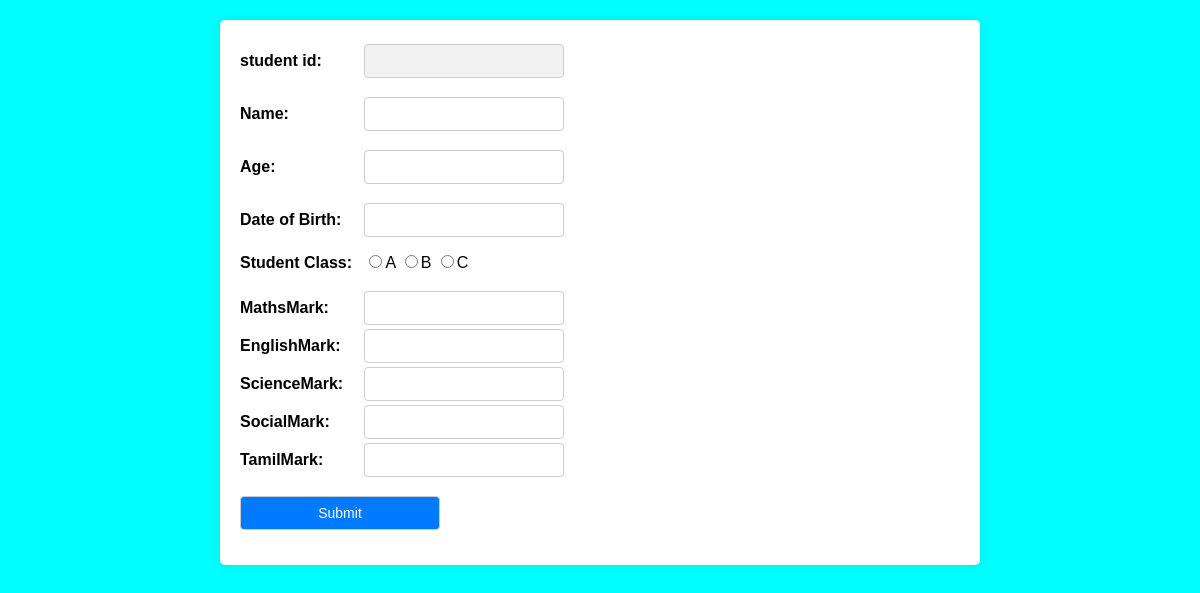
Before: /student/2/update with the older database file.
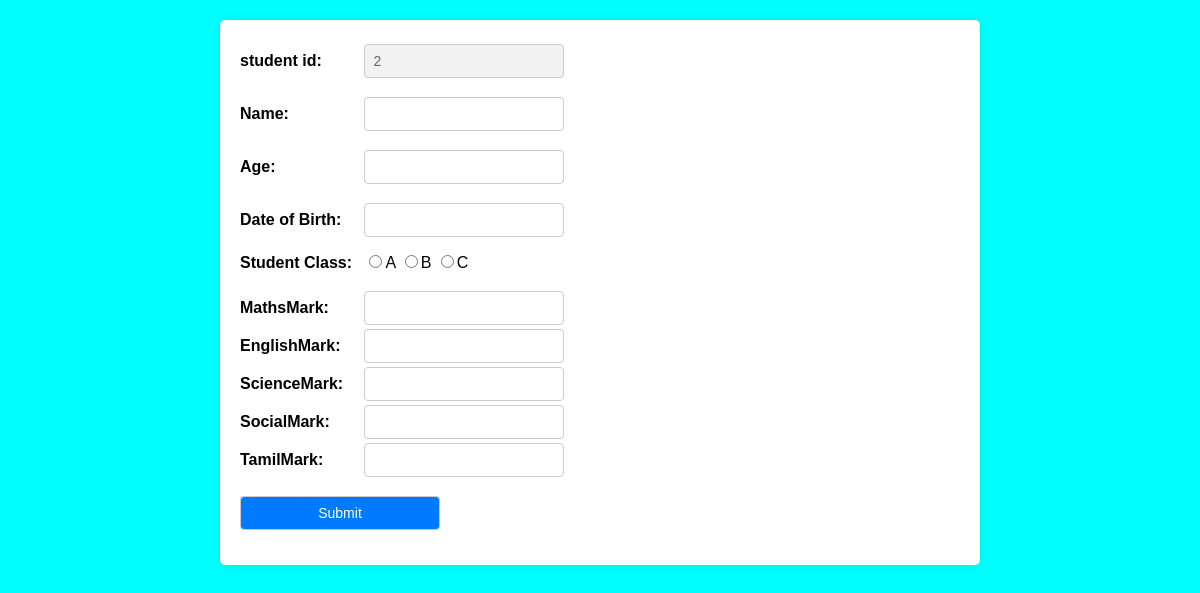
After: the same page with the newer database file.
### main.py (models this page shows, shortened)
class Student(db.Model):
  __tablename__ = 'Student'
  student_id = db.Column(db.Integer(), autoincrement=True, primary_key=True)
  full_name = db.Column(db.String(50))
  age = db.Column(db.Integer)
  dateofbirth = db.Column(db.String(50))
  stuclass = db.Column(db.String(50))
  percentage = db.Column(db.Integer)
  grade=db.Column(db.String(50))

### main.py (the view, shortened to what this page needs)
@app.route("/student/<int:student_id>/update",methods=["GET","POST"])
def update(student_id):
  if request.method == "GET":
    student=Student.query.filter_by(student_id=student_id).first()
    return render_template("update.html",student=student)

### templates/update.html (shortened to what this page needs)
<!DOCTYPE html>
<html>
  <head>
</head>
  <body>
    <form action="/student/{{student['student_id']}}/update" method="POST" id="create-form">
      <div>
        <label>student id:</label>
        <input type="text" name="sid" value="{{student['student_id']}}"  disabled />
      </div>
      <div>
        <label>Name:</label>
        <input type="text" name="name" required />
      </div>
      <div>
        <label>Age:</label>
        <input type="text" name="age" />
      </div>
      <div>
        <label>Date of Birth:</label>
        <input type="text" name="dob" />
      </div>
      <div>
        <label>Student Class:</label>
        <input type="radio"  name="stuclass" value="A">A
        <input type="radio"  name="stuclass" value="B">B
        <input type="radio"  name="stuclass" value="C">C
      </div>
      <div>
        <label>MathsMark:</label>
        <input type="number" name="maths"  /><br>
        <label>EnglishMark:</label>
        <input type="number" name="english"  /><br>
        <label>ScienceMark:</label>
        <input type="number" name="science" /><br>
        <label>SocialMark:</label>
        <input type="number" name="social" /><br>
        <label>TamilMark:</label>
        <input type="number" name="tamil" /><br>
      </div>
      <div>
        <input type="submit" value="Submit">
      </div>
    </form>
  </body>
</html>

Changed rows visible on the page:
added Student: sid "2"
